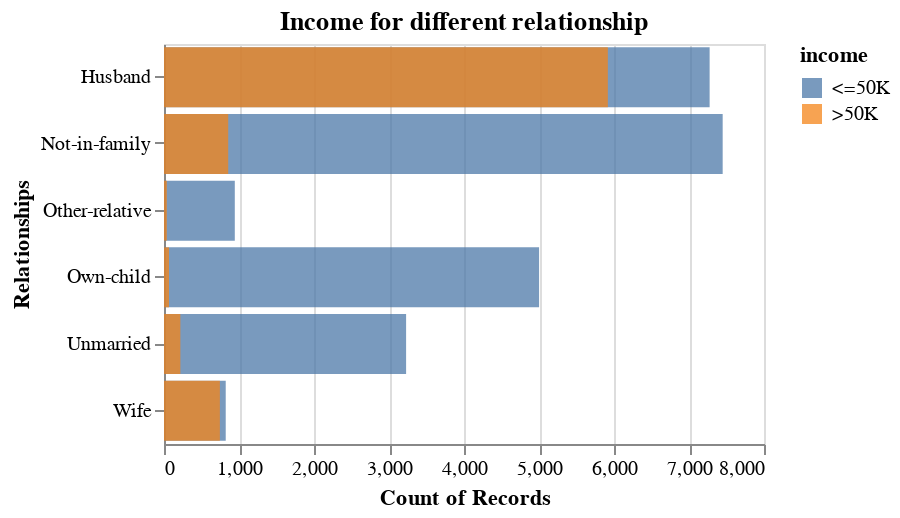

Notebook code for this chart:
### Code cell
alt.Chart(data_adult, title = "Income for different relationship").mark_bar(opacity = 0.75).encode(
    alt.Y('relationship').title("Relationships"),
    alt.X('count()').stack(False),
    alt.Color('income')
).properties(
    height=200,
    width=300
)

### Figure 1 — Vega specification as saved in the notebook (floating-point values rounded to 4 significant figures)
{"$schema": "https://vega.github.io/schema/vega/v5.json", "data": [{"name": "source_0", "values": [{"__count": 7449, "income": " <=50K", "relationship": " Not-in-family"}, {"__count": 7275, "income": " <=50K", "relationship": " Husband"}, {"__count": 823, "income": " <=50K", "relationship": " Wife"}, {"__count": 5918, "income": " >50K", "relationship": " Husband"}, {"__count": 856, "income": " >50K", "relationship": " Not-in-family"}, {"__count": 5001, "income": " <=50K", "relationship": " Own-child"}, {"__count": 3228, "income": " <=50K", "relationship": " Unmarried"}, {"__count": 218, "income": " >50K", "relationship": " Unmarried"}, {"__count": 745, "income": " >50K", "relationship": " Wife"}, {"__count": 944, "income": " <=50K", "relationship": " Other-relative"}, {"__count": 37, "income": " >50K", "relationship": " Other-relative"}, {"__count": 67, "income": " >50K", "relationship": " Own-child"}]}, {"name": "source_0_x_domain___count", "values": [{"min": 37, "max": 7449}]}, {"name": "source_0_y_domain_relationship", "values": [{"relationship": " Not-in-family"}, {"relationship": " Husband"}, {"relationship": " Wife"}, {"relationship": " Own-child"}, {"relationship": " Unmarried"}, {"relationship": " Other-relative"}]}, {"name": "source_0_color_domain_income", "values": [{"income": " <=50K"}, {"income": " >50K"}]}], "marks": [{"type": "rect", "name": "marks", "from": {"data": "source_0"}, "encode": {"update": {"x2": {"value": 0, "scale": "x"}, "y": {"field": "relationship", "scale": "y"}, "fill": {"field": "income", "scale": "color"}, "x": {"field": "__count", "scale": "x"}, "opacity": {"value": 0.75}, "height": {"signal": "max(0.25, bandwidth('y'))"}}}, "style": ["bar"]}], "scales": [{"name": "x", "type": "linear", "domain": [{"signal": "(data(\"source_0_x_domain___count\")[0] || {}).min"}, {"signal": "(data(\"source_0_x_domain___count\")[0] || {}).max"}], "range": [0, {"signal": "width"}], "zero": true, "nice": true}, {"name": "y", "type": "band", "domain": {"data": "source_0_y_domain_relationship", "field": "relationship", "sort": true}, "range": [0, {"signal": "height"}], "paddingInner": 0.1, "paddingOuter": 0.05}, {"name": "color", "type": "ordinal", "domain": {"data": "source_0_color_domain_income", "field": "income", "sort": true}, "range": "category"}], "axes": [{"scale": "x", "ticks": false, "minExtent": 0, "labels": false, "maxExtent": 0, "gridScale": "y", "aria": false, "tickCount": {"signal": "ceil(width/40)"}, "zindex": 0, "grid": true, "orient": "bottom", "domain": false}, {"scale": "x", "labelOverlap": true, "title": "Count of Records", "tickCount": {"signal": "ceil(width/40)"}, "grid": false, "zindex": 0, "orient": "bottom", "labelFlush": true}, {"scale": "y", "zindex": 0, "orient": "left", "title": "Relationships", "grid": false}], "title": {"text": "Income for different relationship", "frame": "group"}, "height": 200, "style": "cell", "padding": 5, "legends": [{"fill": "color", "symbolType": "square", "title": "income", "encode": {"symbols": {"update": {"opacity": {"value": 0.75}}}}}], "width": 300, "background": "white"}
